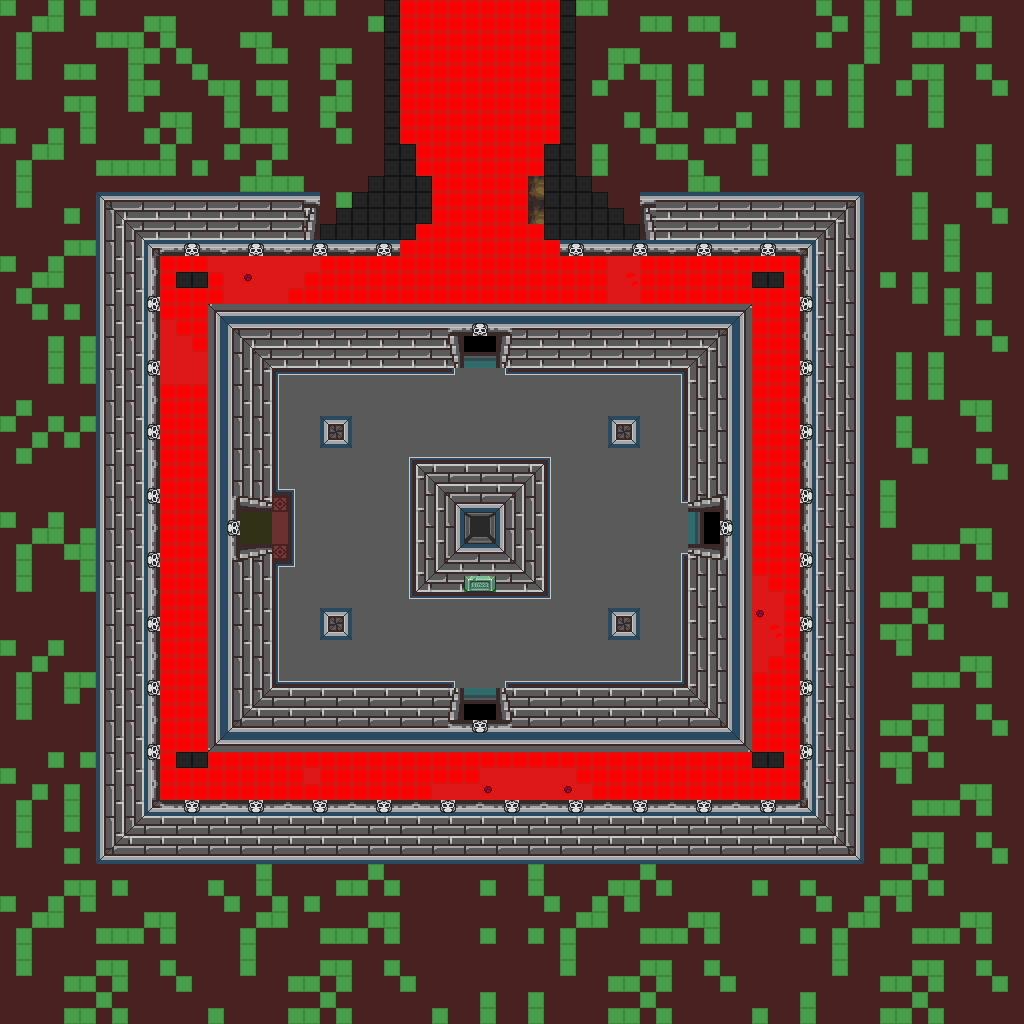

This is a level from a 2D game, rendered from its Tiled map with the project's own tilesets. A one-line summary and the map file follow, with tile-layer data summarised:
An orthogonal 64x64 tile map with 16x16 px tiles, 1 tile layer (base), 2 hidden layers not drawn and 32 objects.

<map version="1.10" tiledversion="1.12.1" orientation="orthogonal" renderorder="right-down" width="64" height="64" tilewidth="16" tileheight="16" infinite="0" nextlayerid="4" nextobjectid="33">
 <tileset firstgid="1" source="../classiciphone_pics4.tsx" />
 <layer id="1" name="base" width="64" height="64">
  <data>[4096 cells, 4096 non-empty, 198 distinct tile ids]</data>
 </layer>
 <layer id="2" name="collision" width="64" height="64" visible="0">
  <properties><property name="collision" value="true" /></properties>
  <data>[4096 cells, 1280 non-empty, 1 distinct tile ids]</data>
 </layer>
 <layer id="3" name="lava" width="64" height="64" visible="0">
  <properties><property name="terrain" value="lava" /></properties>
  <data>[4096 cells, 484 non-empty, 1 distinct tile ids]</data>
 </layer>
 <objectgroup id="4" name="npcs">
  <object id="1" x="608.0" y="384.0" width="16" height="16">
   <properties>
    <property name="gani" value="darkpillar.png" />
    <property name="script" type="string">-- Auto-converted from GraalScript
-- // NPC made by Nelix (Ventrue Vampires)
-- [CLIENT-SIDE — server no-op]
-- if (created)
-- {dontblock;
-- }</property>
   </properties>
  </object>
  <object id="2" x="320.0" y="384.0" width="16" height="16">
   <properties>
    <property name="gani" value="darkpillar.png" />
    <property name="script" type="string">-- Auto-converted from GraalScript
-- // NPC made by Nelix (Ventrue Vampires)
-- [CLIENT-SIDE — server no-op]
-- if (created)
-- {
-- dontblock;
-- }</property>
   </properties>
  </object>
  <object id="3" x="320.0" y="576.0" width="16" height="16">
   <properties>
    <property name="gani" value="darkpillar.png" />
    <property name="script" type="string">-- Auto-converted from GraalScript
-- // NPC made by Nelix (Ventrue Vampires)
-- [CLIENT-SIDE — server no-op]
-- if (created)
-- {dontblock;
-- }</property>
   </properties>
  </object>
  <object id="4" x="608.0" y="576.0" width="16" height="16">
   <properties>
    <property name="gani" value="darkpillar.png" />
    <property name="script" type="string">-- Auto-converted from GraalScript
-- // NPC made by Nelix (Ventrue Vampires)
-- [CLIENT-SIDE — server no-op]
-- if (created)
-- {dontblock;
-- }</property>
   </properties>
  </object>
  <object id="5" x="128.0" y="224.0" width="16" height="16">
   <properties>
    <property name="gani" value="light2.png" />
    <property name="script" type="string">-- Auto-converted from GraalScript
-- [CLIENT-SIDE — server no-op]
-- if (created) {
-- setzoomeffect 2;
-- dontblock;
-- }
-- if (playerenters) {
-- setcoloreffect .2,.2,.4,.7;
-- }</property>
   </properties>
  </object>
  <object id="6" x="464.0" y="656.0" width="16" height="16">
   <properties>
    <property name="gani" value="light2.png" />
    <property name="script" type="string">-- Auto-converted from GraalScript
-- // NPC made by Stefan Knorr
-- [CLIENT-SIDE — server no-op]
-- if (created) {
-- setimgpart light2.png,50,0,30,60;
-- dontblock;
-- }
-- if (playerenters) {
-- setcoloreffect .5,.5,.5,0.90;
-- 
-- }</property>
   </properties>
  </object>
  <object id="7" x="656.0" y="512.0" width="16" height="16">
   <properties>
    <property name="gani" value="light2.png" />
    <property name="script" type="string">-- Auto-converted from GraalScript
-- [CLIENT-SIDE — server no-op]
-- if (created) {
-- setimgpart light2.png,0,50,60,30;
-- dontblock;
-- }
-- if (playerenters) {
-- setcoloreffect .5,.5,.5,0.90;
-- }</property>
   </properties>
  </object>
  <object id="8" x="464.0" y="336.0" width="16" height="16">
   <properties>
    <property name="gani" value="light2.png" />
    <property name="script" type="string">-- Auto-converted from GraalScript
-- // NPC made by Stefan Knorr
-- if (created) {
-- setimg light2.png;
-- setimgpart light2.png,50,70,30,60;
self.dontblock = true
end
-- [CLIENT-SIDE — server no-op]
-- if (playerenters) {
-- setcoloreffect .5,.5,.5,0.90;
-- drawaslight;
-- }</property>
   </properties>
  </object>
  <object id="9" x="528.0" y="336.0" width="16" height="16">
   <properties>
    <property name="gani" value="pentathing.png" />
    <property name="script" type="string">-- Auto-converted from GraalScript
-- // NPC made by Stev (paused)
-- [CLIENT-SIDE — server no-op]
-- if (created) {drawunderplayer;
-- }</property>
   </properties>
  </object>
  <object id="10" x="400.0" y="336.0" width="16" height="16">
   <properties>
    <property name="gani" value="pentathing.png" />
    <property name="script" type="string">-- Auto-converted from GraalScript
-- // NPC made by Stev (paused)
-- [CLIENT-SIDE — server no-op]
-- if (created) {drawunderplayer;
-- }</property>
   </properties>
  </object>
  <object id="11" x="400.0" y="464.0" width="16" height="16">
   <properties>
    <property name="gani" value="light2.png" />
    <property name="script" type="string">-- Auto-converted from GraalScript
-- [CLIENT-SIDE — server no-op]
-- if (created) {
-- setzoomeffect 3;
-- dontblock;
-- y=y-.5;
-- x=x-.3;
-- }
-- if (playerenters) {
-- setcoloreffect .2,.2,.2,.9;
-- 
-- }</property>
   </properties>
  </object>
  <object id="12" x="416.0" y="112.0" width="16" height="16">
   <properties>
    <property name="gani" value="light2.png" />
    <property name="script" type="string">-- Auto-converted from GraalScript
-- [CLIENT-SIDE — server no-op]
-- if (created) {
-- setzoomeffect 3;
-- dontblock;
-- }
-- if (playerenters) {
-- setcoloreffect .2,0,0,.9;
-- drawaslight;
-- }</property>
   </properties>
  </object>
  <object id="13" x="368.0" y="48.0" width="16" height="16">
   <properties>
    <property name="gani" value="light2.png" />
    <property name="script" type="string">-- Auto-converted from GraalScript
-- [CLIENT-SIDE — server no-op]
-- if (created) {
-- setzoomeffect 3;
-- dontblock;
-- }
-- if (playerenters) {
-- setcoloreffect .2,0,0,.9;
-- drawaslight;
-- }</property>
   </properties>
  </object>
  <object id="14" x="448.0" y="48.0" width="16" height="16">
   <properties>
    <property name="gani" value="light2.png" />
    <property name="script" type="string">-- Auto-converted from GraalScript
-- [CLIENT-SIDE — server no-op]
-- if (created) {
-- setzoomeffect 3;
-- dontblock;
-- }
-- if (playerenters) {
-- setcoloreffect .2,0,0,.9;
-- drawaslight;
-- }</property>
   </properties>
  </object>
  <object id="15" x="352.0" y="288.0" width="16" height="16">
   <properties>
    <property name="gani" value="light2.png" />
    <property name="script" type="string">-- Auto-converted from GraalScript
-- [CLIENT-SIDE — server no-op]
-- if (created) {
-- setimg light2.png; dontblock;
-- }
-- if (playerenters) {
-- setcoloreffect .2,0,0,.9;
-- drawaslight;
-- }</property>
   </properties>
  </object>
  </objectgroup>
</map>
<!-- 17 of 32 objects omitted -->
